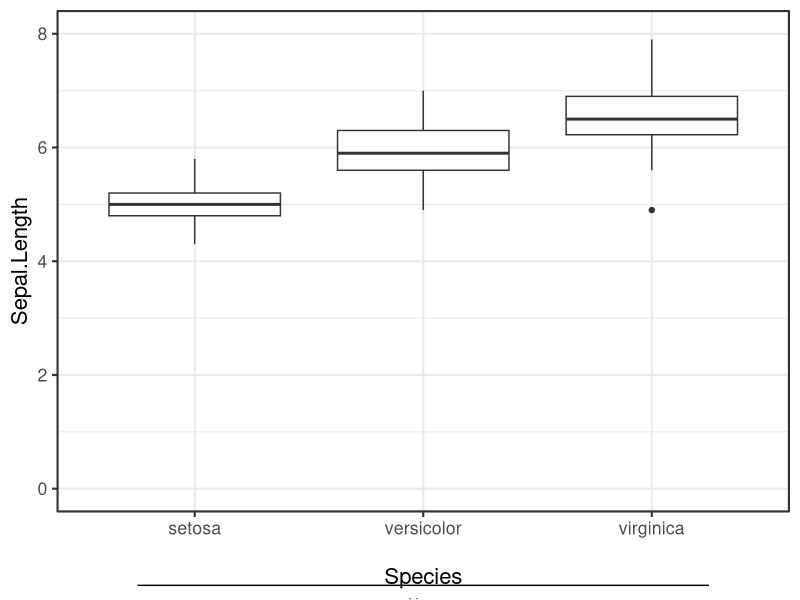

The R script that drew this image:
## ---- chunk 1
library(tidyverse)

knitr::opts_chunk$set(echo = TRUE)
## ---- chunk 2
iris %>%
ggplot(aes(x = Species, y = Sepal.Length)) +
  geom_boxplot() +
  # 1. In order to do things outside the plot area you have to set clip = "off"
  # in coord_cartesian()
  # 2. You also have to set the y-axis (or any numeric axis) to fixed coordinates 
  # because otherwise ggplot will keep adjust the plot area to fit in the 
  # annotation
  coord_cartesian(ylim = c(0, 8), clip = "off") +
  # once the clip is off and axes are fixed you can add lines and text with
  # annotate(). You just have to play around with coordinates until it looks
  # right.
  annotate("segment", x = 0.75, xend = 3.25, y = -1.7, yend = -1.7) +
  annotate("text", x = 2, y = -2, label = 'irises', size = 3) +
  # you might also need to give yourself some space between the axis title and
  # annotations, which I hacked with adding a newline in the axis title
  labs(x = '\nSpecies') +
  theme_bw(base_size = 16)
